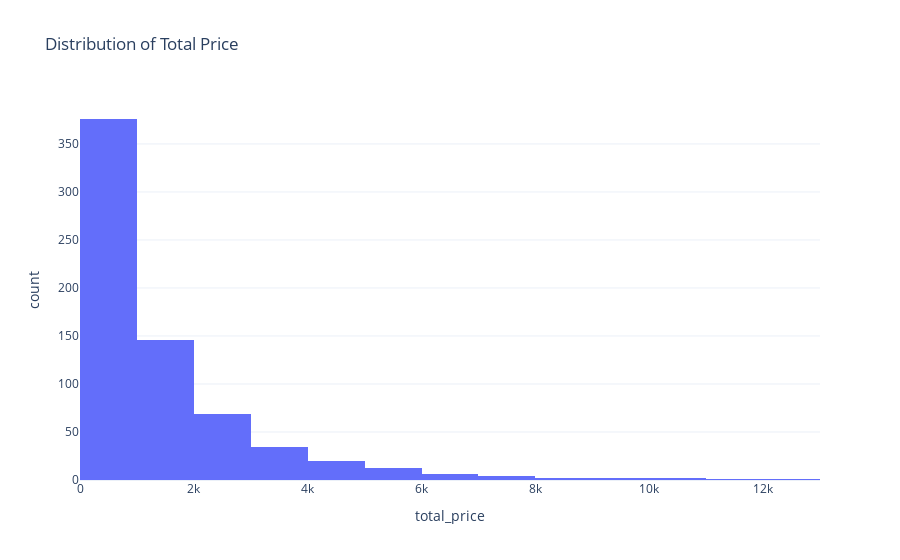

Write notebook code for a chart like this one.
### Markdown cell above
# データ分析

### Code cell
fig = px.histogram(df,
                   x='total_price',
                   nbins=20,
                   title='Distribution of Total Price')
fig.show()

### Figure 1 — Plotly figure (JSON) as saved in the notebook; plotly's stock layout.template omitted (floating-point values rounded to 4 significant figures; data arrays with more than 128 entries replaced by an {"elided": "..."} marker saying what was removed)
{"data": [{"bingroup": "x", "hovertemplate": "total_price=%{x}<br>count=%{y}<extra></extra>", "legendgroup": "", "marker": {"color": "#636efa", "pattern": {"shape": ""}}, "name": "", "nbinsx": 20, "orientation": "v", "showlegend": false, "type": "histogram", "x": {"elided": "676 float values"}, "xaxis": "x", "yaxis": "y"}], "layout": {"barmode": "relative", "legend": {"tracegroupgap": 0}, "title": {"text": "Distribution of Total Price"}, "xaxis": {"anchor": "y", "domain": [0, 1], "title": {"text": "total_price"}}, "yaxis": {"anchor": "x", "domain": [0, 1], "title": {"text": "count"}}}}
